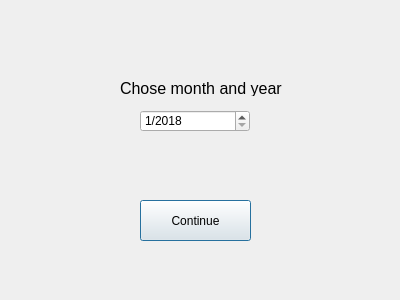
<?xml version="1.0" encoding="UTF-8"?>
<ui version="4.0">
 <class>MonthDialog</class>
 <widget class="QDialog" name="MonthDialog">
  <property name="geometry">
   <rect>
    <x>0</x>
    <y>0</y>
    <width>400</width>
    <height>300</height>
   </rect>
  </property>
  <property name="windowTitle">
   <string>Dialog</string>
  </property>
  <widget class="QLabel" name="label">
   <property name="geometry">
    <rect>
     <x>120</x>
     <y>80</y>
     <width>171</width>
     <height>16</height>
    </rect>
   </property>
   <property name="font">
    <font>
     <pointsize>12</pointsize>
    </font>
   </property>
   <property name="text">
    <string>Chose month and year</string>
   </property>
  </widget>
  <widget class="QPushButton" name="pushButtonContinueMonth">
   <property name="geometry">
    <rect>
     <x>140</x>
     <y>200</y>
     <width>111</width>
     <height>41</height>
    </rect>
   </property>
   <property name="text">
    <string>Continue</string>
   </property>
  </widget>
  <widget class="QDateEdit" name="dateEditMonth">
   <property name="geometry">
    <rect>
     <x>140</x>
     <y>110</y>
     <width>110</width>
     <height>22</height>
    </rect>
   </property>
   <property name="wrapping">
    <bool>false</bool>
   </property>
   <property name="frame">
    <bool>true</bool>
   </property>
   <property name="accelerated">
    <bool>false</bool>
   </property>
   <property name="correctionMode">
    <enum>QAbstractSpinBox::CorrectToPreviousValue</enum>
   </property>
   <property name="keyboardTracking">
    <bool>true</bool>
   </property>
   <property name="showGroupSeparator" stdset="0">
    <bool>false</bool>
   </property>
   <property name="minimumDate">
    <date>
     <year>2018</year>
     <month>1</month>
     <day>1</day>
    </date>
   </property>
   <property name="currentSection">
    <enum>QDateTimeEdit::MonthSection</enum>
   </property>
   <property name="displayFormat">
    <string>M/yyyy</string>
   </property>
   <property name="calendarPopup">
    <bool>false</bool>
   </property>
   <property name="timeSpec">
    <enum>Qt::LocalTime</enum>
   </property>
   <property name="date">
    <date>
     <year>2018</year>
     <month>1</month>
     <day>1</day>
    </date>
   </property>
  </widget>
 </widget>
 <resources/>
 <connections/>
</ui>
